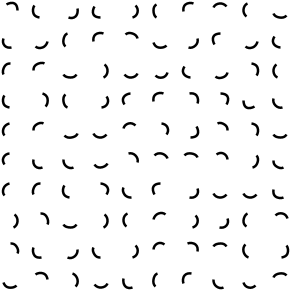
Frame 1 (no input)
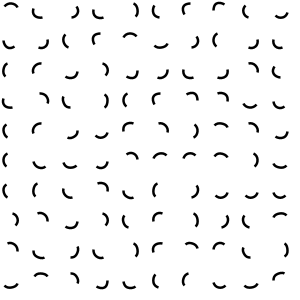
Frame 60 (the mouse pressed at the canvas centre just before this capture)
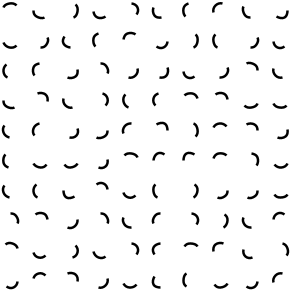
Frame 120 (the mouse held since frame 60 and released just before this capture)

The Processing sketch that drew these frames (run headless with seeded random() and noise(); from frame 60 on, the mouse is pressed at the canvas centre):

// Processing sketch: processing_99917
// ── processing_99917.pde

int rows = 10;
float circleWidth;
float[] angleStarts;
float angleOffset = 0;

void setup() {
  size(300, 300);
  circleWidth = width / rows;
  
  angleStarts = new float[rows * rows];
  for (int i = 0; i < angleStarts.length; i++) {
    angleStarts[i] = random(TWO_PI);
  }
}

void draw() {
  background(255);
  
  ellipseMode(CORNER);
  strokeWeight(2.5);
  strokeCap(SQUARE);
  stroke(0);
  noFill();
  
  angleOffset += 0.1;
  
  
  for (int row = 0; row < rows; row++) {
    float y = map(row, 0, rows, 0, height);
    for (int col = 0; col < rows; col++) {
      float x = map(col, 0, rows, 0, width);
      
      float angle = angleStarts[(row * rows) + col] + angleOffset;
      
      drawArc(x, y, angle);
    }
  }
}
          
void drawArc(float x, float y, float angle) {
  arc(x+3, y+3, circleWidth / 2, circleWidth / 2, angle, angle + TWO_PI * 0.333);
}
